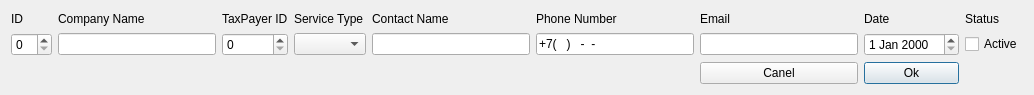
<?xml version="1.0" encoding="UTF-8"?>
<ui version="4.0">
 <class>DialogAddLine</class>
 <widget class="QDialog" name="DialogAddLine">
  <property name="geometry">
   <rect>
    <x>0</x>
    <y>0</y>
    <width>1034</width>
    <height>95</height>
   </rect>
  </property>
  <property name="windowTitle">
   <string>Dialog</string>
  </property>
  <layout class="QGridLayout" name="gridLayout">
   <item row="0" column="0">
    <widget class="QLabel" name="labelID">
     <property name="text">
      <string>ID</string>
     </property>
    </widget>
   </item>
   <item row="1" column="7">
    <widget class="QDateEdit" name="dateEditDate"/>
   </item>
   <item row="1" column="3">
    <widget class="QComboBox" name="comboBoxServiceType"/>
   </item>
   <item row="0" column="2">
    <widget class="QLabel" name="label_2">
     <property name="text">
      <string>TaxPayer ID</string>
     </property>
    </widget>
   </item>
   <item row="0" column="8">
    <widget class="QLabel" name="label_8">
     <property name="text">
      <string>Status</string>
     </property>
    </widget>
   </item>
   <item row="1" column="2">
    <widget class="QSpinBox" name="spinBox_TaxPayerID"/>
   </item>
   <item row="0" column="1">
    <widget class="QLabel" name="label">
     <property name="text">
      <string>Company Name</string>
     </property>
    </widget>
   </item>
   <item row="1" column="6">
    <widget class="QLineEdit" name="lineEditemail"/>
   </item>
   <item row="2" column="7">
    <widget class="QPushButton" name="pushButtonOk">
     <property name="text">
      <string>Ok</string>
     </property>
    </widget>
   </item>
   <item row="1" column="5">
    <widget class="QLineEdit" name="lineEditPhoneNumber">
     <property name="inputMask">
      <string>+7(000)000-00-00</string>
     </property>
    </widget>
   </item>
   <item row="0" column="3">
    <widget class="QLabel" name="label_3">
     <property name="text">
      <string>Service Type</string>
     </property>
    </widget>
   </item>
   <item row="0" column="5">
    <widget class="QLabel" name="label_5">
     <property name="text">
      <string>Phone Number</string>
     </property>
    </widget>
   </item>
   <item row="0" column="7">
    <widget class="QLabel" name="label_7">
     <property name="text">
      <string>Date</string>
     </property>
    </widget>
   </item>
   <item row="1" column="8">
    <widget class="QCheckBox" name="checkBoxActive">
     <property name="text">
      <string>Active</string>
     </property>
    </widget>
   </item>
   <item row="1" column="4">
    <widget class="QLineEdit" name="lineEditContactName"/>
   </item>
   <item row="0" column="4">
    <widget class="QLabel" name="label_4">
     <property name="text">
      <string>Contact Name</string>
     </property>
    </widget>
   </item>
   <item row="1" column="0">
    <widget class="QSpinBox" name="spinBoxID"/>
   </item>
   <item row="1" column="1">
    <widget class="QLineEdit" name="lineEditCompanyName"/>
   </item>
   <item row="0" column="6">
    <widget class="QLabel" name="label_6">
     <property name="text">
      <string>Email</string>
     </property>
    </widget>
   </item>
   <item row="2" column="6">
    <widget class="QPushButton" name="pushButtonCanel">
     <property name="text">
      <string>Canel</string>
     </property>
    </widget>
   </item>
  </layout>
 </widget>
 <resources/>
 <connections>
  <connection>
   <sender>pushButtonCanel</sender>
   <signal>clicked()</signal>
   <receiver>DialogAddLine</receiver>
   <slot>close()</slot>
   <hints>
    <hint type="sourcelabel">
     <x>790</x>
     <y>73</y>
    </hint>
    <hint type="destinationlabel">
     <x>516</x>
     <y>47</y>
    </hint>
   </hints>
  </connection>
 </connections>
</ui>
